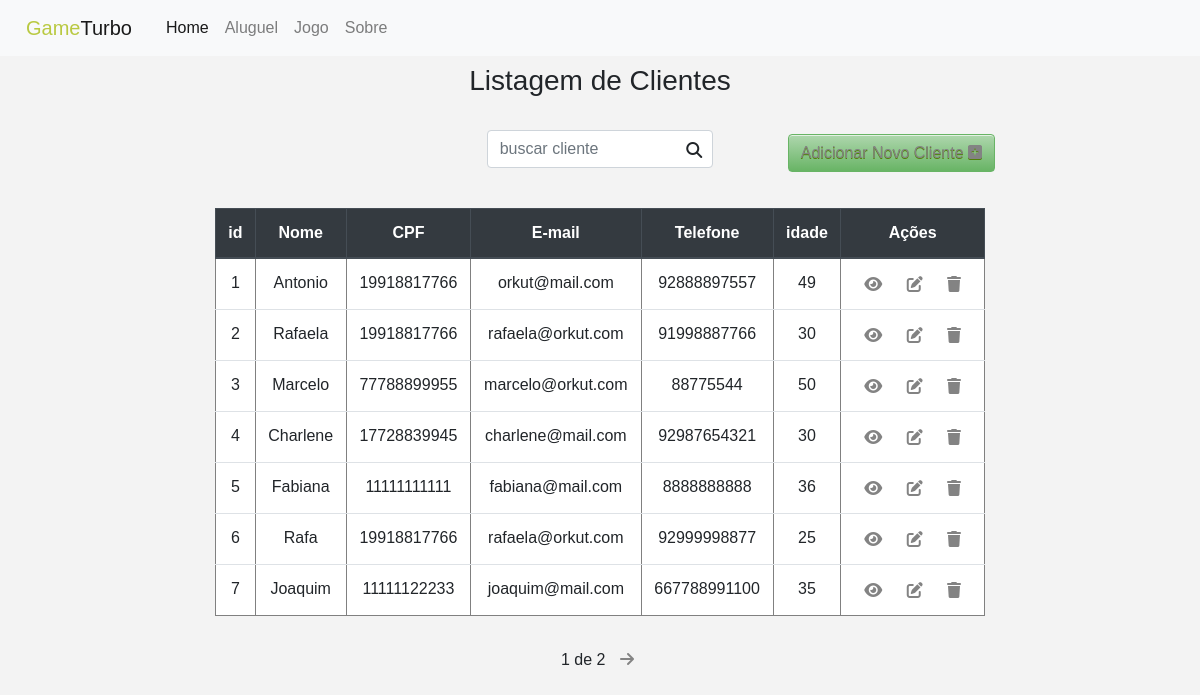
The page /listarcliente/ on the database its author committed.
### locadora/models.py (models this page shows, shortened)
class Cliente(models.Model):
    nome = models.CharField(max_length=80, verbose_name="Nome")
    CPF = models.CharField(max_length=20)
    email = models.EmailField(max_length=20,verbose_name="E-mail")
    telefone = models.CharField(max_length=20)
    idade = models.IntegerField()

### locadora/views.py (the view)
# urls.py: path('listarcliente/', listarcliente, name='listarcliente'),
def listarcliente(request):
    data = {}
    search = request.GET.get('search')
    if search:
        data['db'] = Cliente.objects.filter(nome__icontains=search)
    else:
        data['db'] = Cliente.objects.all()
        all=Cliente.objects.all()
        paginator = Paginator(all, 7)
        pages = request.GET.get('page')
        data['db'] = paginator.get_page(pages)
    return render(request, 'listarcliente.html', data)

### locadora/templates/listarcliente.html (shortened to what this page needs)
{% load static %}
<!DOCTYPE html>
<html lang=pt-br>
<head>
    <link rel="stylesheet" href="https://stackpath.bootstrapcdn.com/bootstrap/4.3.1/css/bootstrap.min.css">
    <link rel="stylesheet" href="{% static 'css/estilo.css' %}">
</head>
<body>
    <nav class="navbar navbar-expand-lg navbar-light bg-light">
        <a class="navbar-brand" href="#"><span class="amarelo">Game</span>Turbo</a>
        <div class="collapse navbar-collapse" id="navbarSupportedContent">
          <ul class="navbar-nav mr-auto">
            <li class="nav-item active">
              <a class="nav-link" href="{% url 'home' %}">Home <span class="sr-only">(current)</span></a>
            </li>
            <li class="nav-item">
                <a class="nav-link" href="">Aluguel</a>
              </li>
            <li class="nav-item">
              <a class="nav-link" href="{% url 'listarjogo' %}">Jogo</a>
            </li>
            <li class="nav-item">
                <a class="nav-link" href="">Sobre</a>
              </li>
           </ul>
        </div>
      </nav>
    <div class="col-8 m-auto pt-2 pb-2 text-center">
        <h3>Listagem de Clientes</h3>
    </div>
    <div class="col-8 m-auto pt-2 pb-2 text-center">
        <a href="/form"class="btn">Adicionar Novo Cliente
        <i class="fas fa-plus-square"></i></a>
    <div class="col-4 m-auto pt-2 pb-2 text-center">
        <form method="get">
            <input type="text" id="search" name="search" class="form-control" placeholder="buscar cliente"></input>
            <i class="fas fa-search"></i>
        </form>
    </div>
</div>
    <div class="col-8 m-auto pt-4 pb-3 text-center">
        <table border="1px" class="table" id="alter" >
            <thead class="thead-dark">
              <tr>
                <th scope="col">id</th>
                <th scope="col">Nome</th>
                <th scope="col">CPF</th>
                <th scope="col">E-mail</th>
                <th scope="col">Telefone</th>
                <th scope="col">idade</th>
                <th scope="col">Ações</th>
              </tr>
            </thead>
            <tbody>
                {% for dbs in db %}
                <tr>
                    <td>{{dbs.id}}</td>
                    <td>{{dbs.nome}}</td>
                    <td>{{dbs.CPF}}</td>
                    <td>{{dbs.email}}</td>
                    <td>{{dbs.telefone}}</td>
                    <td>{{dbs.idade}}</td>
                    <td>
                        <a href="/view/{{dbs.id}}/" class="fas fa-eye"></a>
                        <a href="/edit/{{dbs.id}}/" class="fas fa-edit"></a>
                        <a href="/delete/{{dbs.id}}/" class="fas fa-trash"></a>
                    </td>
                  </tr>
                {% endfor %}
            </tbody>
          </table>
          </div>
          <div class="pagination">
            <span class="step-links">
                <span class="current">
                    {{ db.number }} de {{ db.paginator.num_pages }}</span>
                {% if db.has_next %}
                    <a href="?page={{db.next_page_number}}"><i class="fas fa-arrow-right"></i></a>
                {% endif %}
            </span>
          </div>
    {% load static %}
</body>
</html>

### locadora/static/css/estilo.css (style rules this page uses)
* { margin: 0; padding: 0; }
body { font-size: 16px; font-family: "Trebuchet MS", Helvetica, sans-serif; background: #f3f3f3; }
a { text-decoration: none; padding: 5px 10px; }
a:link { color: #838383; }
.amarelo { color: #b9c941; }
.pagination { margin-bottom: 20px; }
.step-links { position: relative; margin-left: auto; margin-right: auto; }
.step-links .current { margin-left: 5px; margin-right: 5 px; }
table#alter tr td { background: #fff; }
.fas.fa-search { position: absolute; top: 20px; right: 26px; }
.btn { position: absolute; top: 20px; right: 5px; border-color:#68b465; background:linear-gradient(to bottom, #abd5aa 5%, #68b465 100%); box-shadow:inset 0px 1px 0px 0px #e3f1e3; color:#fff; text-shadow:0px 1px 0px #528009; }

### rows shown on the page
Cliente: id "1", nome "Antonio", CPF "19918817766", email "orkut@mail.com", telefone "92888897557", idade "49"
Cliente: id "2", nome "Rafaela", CPF "19918817766", email "rafaela@orkut.com", telefone "91998887766", idade "30"
Cliente: id "3", nome "Marcelo", CPF "77788899955", email "marcelo@orkut.com", telefone "88775544", idade "50"
Cliente: id "4", nome "Charlene", CPF "17728839945", email "charlene@mail.com", telefone "92987654321", idade "30"
Cliente: id "5", nome "Fabiana", CPF "11111111111", email "fabiana@mail.com", telefone "8888888888", idade "36"
Cliente: id "6", nome "Rafa", CPF "19918817766", email "rafaela@orkut.com", telefone "92999998877", idade "25"
Cliente: id "7", nome "Joaquim", CPF "11111122233", email "joaquim@mail.com", telefone "667788991100", idade "35"

### other values the page prints
{{ db.number }} "1"
{{ db.paginator.num_pages }} "2"
